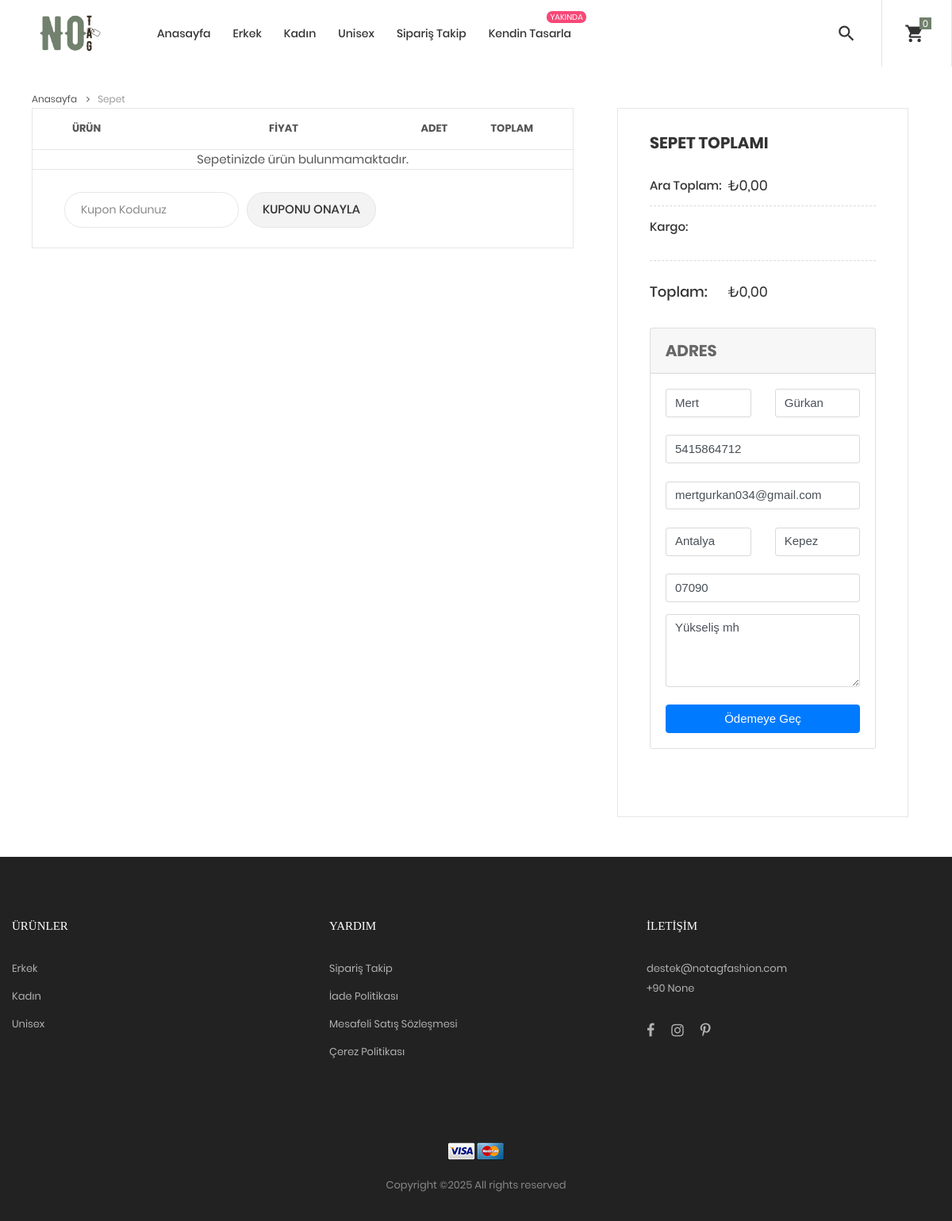
Page /sepet/ (signed in) on the earlier database version.
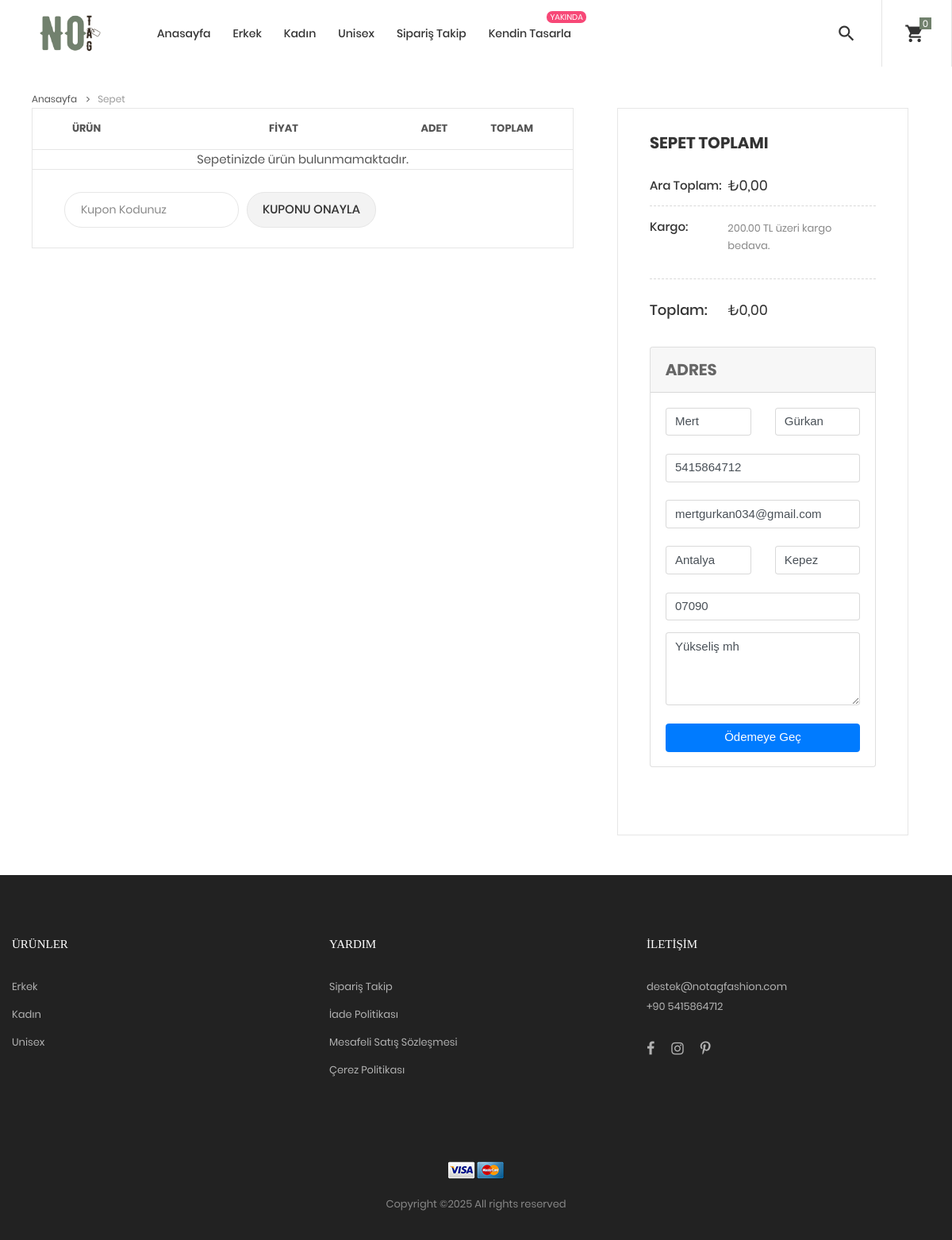
Same page on the later database version.
### page/models.py (models this page shows, shortened)
class Kargo(models.Model):
    price = models.DecimalField(
        max_digits=10,
        decimal_places=2,
        verbose_name='Tutar'
    )
    def __str__(self):
        return f"{self.price} TL"
    class Meta:
        verbose_name = "Kargo Fiyatlandırması"
        verbose_name_plural = "Kargo Fiyatlandırması"

class Phone(models.Model):
    phone = models.CharField(max_length=20, unique=True)
    def __str__(self):
        return self.phone
    class Meta:
        verbose_name = "Telefon"
        verbose_name_plural = "Telefon"

### product/views.py (the view)
# urls.py: path('sepet/', cart_detail, name='cart_detail'),
def cart_detail(request, total=0, counter=0):
    try:
        if request.user.is_authenticated:
            adres = Adress.objects.get(user=request.user)
        else:
            adres = Adress.objects.get(address_id = request.session.session_key)
    except:
        adres = None
    cart = None
    cart_items = []
    if request.user.is_authenticated:
        cart, created = Cart.objects.get_or_create(user=request.user)
    else:
        session_key = request.session.session_key
        if not session_key:
            request.session.create()
            session_key = request.session.session_key
        cart, created = Cart.objects.get_or_create(cart_id=session_key, defaults={"user": None})
    if cart:
        cart_items = CartItem.objects.filter(cart=cart, active=True)
    return render(request, 'cart.html', {
        'cart_items': cart_items,
        'adres': adres
    })

### ecommerce/context_data/nav_context.py (called while the page is built)
def menu_links(request):
    cart = None
    cart_items = []
    if request.user.is_authenticated:
        cart, created = Cart.objects.get_or_create(user=request.user)
    else:
        session_key = request.session.session_key
        if not session_key:
            request.session.create()
            session_key = request.session.session_key
        cart, created = Cart.objects.get_or_create(cart_id=session_key)
    if cart:
        cart_items = CartItem.objects.filter(cart=cart, active=True)
    return {
        'parent_categories': ParentCategory.objects.only('id', 'name'),
        'categories': Category.objects.only('id', 'name', 'parent_categories'),
        'cart': cart,
        'cart_items': cart_items,
        'settings': {
            'email': Email.objects.first(),
            'phone': Phone.objects.first(),
            'kargo': Kargo.objects.first()
        }
    }

### page/models.py (called while the page is built)
    def __str__(self):
        return self.email

### templates/cart.html (shortened to what the changed rows need)
{% extends "base/base.html" %}
{% block content %}
<div class="container">
    <div class="row">
        <div class="col-lg-10 col-xl-7 m-lr-auto m-b-50">
            <div class="m-l-25 m-r--38 m-lr-0-xl">
                <div class="wrap-table-shopping-cart">
                    <table class="table-shopping-cart">
                        <tr class="table_head">
                            <th class="column-1">Ürün</th>
                            <th class="column-2"></th>
                            <th class="column-3">Fiyat</th>
                            <th class="column-4">Adet</th>
                            <th class="column-5">Toplam</th>
                        </tr>
                    </table>
                </div>
            </div>
        </div>
        <div class="col-sm-10 col-lg-7 col-xl-5 m-lr-auto m-b-50">
            <div class="bor10 p-lr-40 p-t-30 p-b-40 m-l-63 m-r-40 m-lr-0-xl p-lr-15-sm">
                <div class="flex-w flex-t bor12 p-t-15 p-b-30">
                    <div class="size-209 p-r-18 p-r-0-sm w-full-ssm">
                        <p class="stext-111 cl6 p-t-2">
                            {% if settings.kargo %}
                            {{settings.kargo}} üzeri kargo bedava.
                            {% endif %}
                        </p>
                    </div>
                </div>
            </div>
        </div>
    </div>
</div>
{% endblock content %}

### templates/base/components/footer.html (shortened to what this page needs)
{% load static %}
<footer class="bg3 p-t-75 p-b-32">
  <div class="container">
    <div class="row">
      <div class="col-sm-6 col-lg-4 p-b-50">
        <h4 class="stext-301 cl0 p-b-30">
          Ürünler
        </h4>
        <ul>
          {% for category in parent_categories %}
          <li class="p-b-10">
            <a href="#" class="stext-107 cl7 hov-cl1 trans-04">
              {{category.name}}
            </a>
          </li>
          {% endfor %}
        </ul>
      </div>
      <div class="col-sm-6 col-lg-4 p-b-50">
        <h4 class="stext-301 cl0 p-b-30">
          Yardım
        </h4>
        <ul>
          <li class="p-b-10">
            <a href="{% url "tracking_order" %}" class="stext-107 cl7 hov-cl1 trans-04">
              Sipariş Takip
            </a>
          </li>
          <li class="p-b-10">
            <a href="#" class="stext-107 cl7 hov-cl1 trans-04">
              İade Politikası
            </a>
          </li>
          <li class="p-b-10">
            <a href="#" class="stext-107 cl7 hov-cl1 trans-04">
              Mesafeli Satış Sözleşmesi
            </a>
          </li>
          <li class="p-b-10">
            <a href="#" class="stext-107 cl7 hov-cl1 trans-04">
              Çerez Politikası
            </a>
          </li>
        </ul>
      </div>
      <div class="col-sm-6 col-lg-4 p-b-50">
        <h4 class="stext-301 cl0 p-b-30">
          İletişim
        </h4>
        <p class="stext-107 cl7 size-201">
          {% if settings %}{{settings.email}} {% endif %}
        </p>
        <p class="stext-107 cl7 size-201">
          {% if settings %}
          +90 {{settings.phone}}
          {% endif %}
        </p>
        <div class="p-t-27">
          <a href="#" class="fs-18 cl7 hov-cl1 trans-04 m-r-16">
            <i class="fa fa-facebook"></i>
          </a>
          <a href="#" class="fs-18 cl7 hov-cl1 trans-04 m-r-16">
            <i class="fa fa-instagram"></i>
          </a>
          <a href="#" class="fs-18 cl7 hov-cl1 trans-04 m-r-16">
            <i class="fa fa-pinterest-p"></i>
          </a>
        </div>
      </div>
    </div>
    <div class="p-t-40">
      <div class="flex-c-m flex-w p-b-18">
        <a href="#" class="m-all-1">
          <img src={% static "images/icons/icon-pay-02.png" %} alt="ICON-PAY">
        </a>
        <a href="#" class="m-all-1">
          <img src={% static "images/icons/icon-pay-03.png" %} alt="ICON-PAY">
        </a>
      </div>
      <p class="stext-107 cl6 txt-center">
Copyright &copy;<script>document.write(new Date().getFullYear());</script> All rights reserved
      </p>
    </div>
  </div>
</footer>
</body>
</html>

Differences in the rows shown:
added Kargo: kargo "200.00 TL"
added Phone: phone "5415864712"
Other differences:
{{ settings.phone }}: "None" → (not shown)
text now shown: "üzeri kargo bedava."
